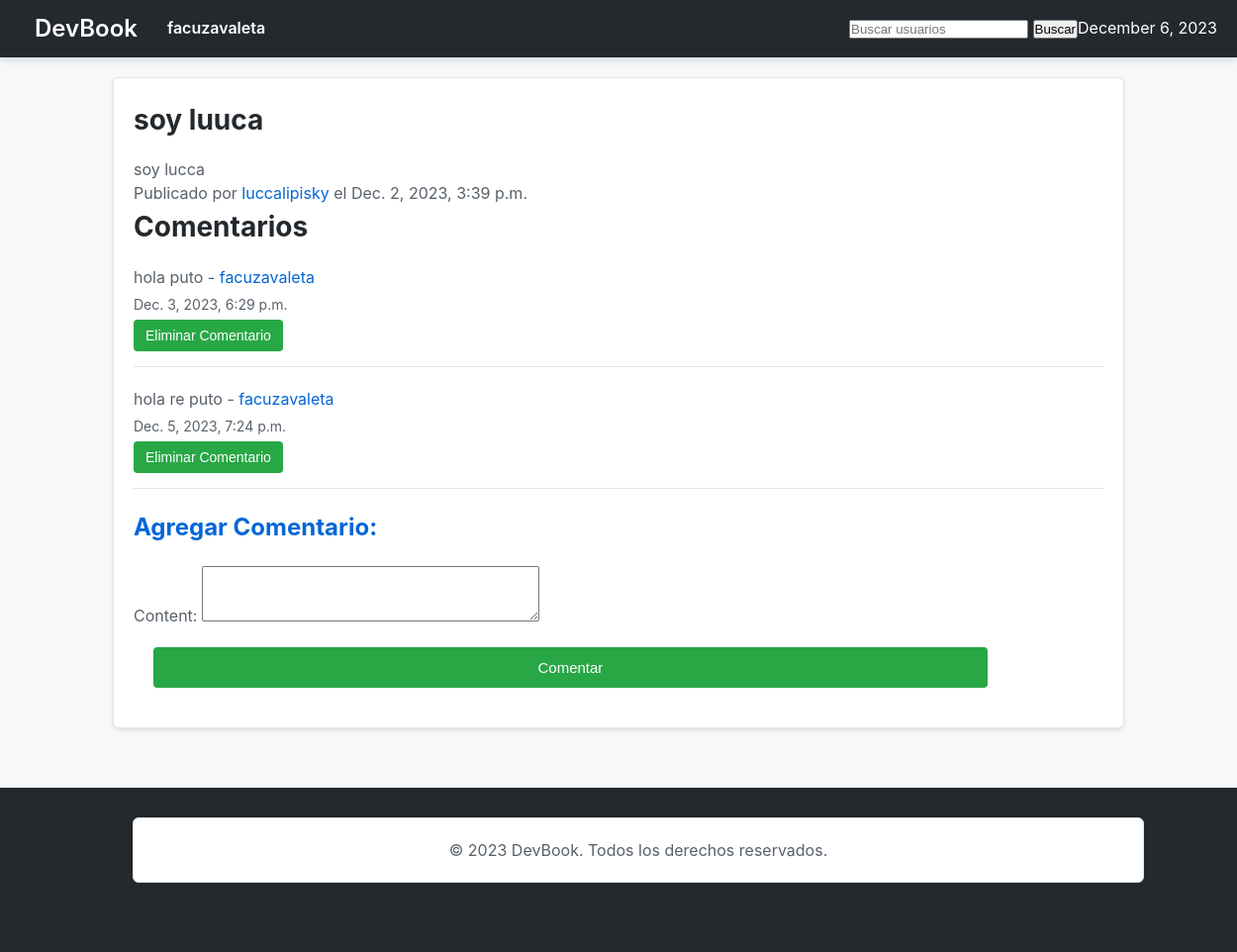
/luccalipisky/posts/1/ (signed in), run on the app's committed database.
### users/models.py (models this page shows, shortened)
class CustomUser(AbstractUser):
    email = models.EmailField(unique=True)
    bio = models.TextField(max_length=500, blank=True)
    image = models.ImageField(upload_to='profile_images/', null=True, blank=True)

### posts/models.py (models this page shows, shortened)
class Post(models.Model):
    title = models.CharField(max_length=255)
    content = models.TextField()
    profile_owner = models.ForeignKey(CustomUser, related_name='profile_owner', on_delete=models.CASCADE)
    posted_by = models.ForeignKey(CustomUser, related_name='posted_by', on_delete=models.CASCADE)
    created_at = models.DateTimeField(auto_now_add=True)

class Comment(models.Model):
    post = models.ForeignKey(Post, on_delete=models.CASCADE)
    user = models.ForeignKey(CustomUser, on_delete=models.CASCADE)
    content = models.TextField()
    created_at = models.DateTimeField(auto_now_add=True)

### posts/views.py (the view)
# urls.py: path('<int:post_id>/', post_detail, name='post_detail'),
@login_required
def post_detail(request, username, post_id):
    user_profile = get_object_or_404(CustomUser, username=username)
    post = get_object_or_404(Post, id=post_id, profile_owner=user_profile)
    comments = Comment.objects.filter(post=post).order_by('created_at')
    if request.method == 'POST':
        comment_form = CommentForm(request.POST)
        if comment_form.is_valid():
            new_comment = comment_form.save(commit=False)
            new_comment.post = post
            new_comment.user = request.user
            new_comment.save()
            return redirect('post_detail', username=username, post_id=post_id)
    else:
        comment_form = CommentForm()
    return render(request, 'posts/post_detail.html', {'post': post, 'comments': comments, 'comment_form': comment_form})

### posts/forms.py
class CommentForm(forms.ModelForm):
    class Meta:
        model = Comment
        fields = ['content']

### devbook/context_processors.py (called while the page is built)
def current_datetime(request):
    return {'current_datetime': datetime.now()}

### posts/templates/posts/post_detail.html (shortened to what this page needs)
{% extends 'base.html' %}
{% block page_content %}
<article class="post-detail">
    <h2>{{ post.title }}</h2>
    <p>{{ post.content }}</p>
    <p class="post-meta">
        Publicado por <a href="{% url 'home' username=post.posted_by.username %}">{{ post.posted_by.username }}</a> el {{ post.created_at }}
    </p>
</article>
<section id="comments-section">
    <h2>Comentarios</h2>
    {% if comments %}
        <ul class="comment-list">
            {% for comment in comments %}
                <li class="comment">
                    <p>{{ comment.content }} - <a href="{% url 'home' username=comment.user.username %}">{{ comment.user.username }}</a></p>
                    <p class="comment-meta">{{ comment.created_at }}</p>
                    {% if comment.user == request.user or post.profile_owner == request.user %}
                        <form method="post" action="{% url 'delete_comment' username=post.profile_owner.username post_id=post.id comment_id=comment.id %}" class="delete-comment-form">
                            <button type="submit" class="delete-comment-btn">Eliminar Comentario</button>
                        </form>
                    {% endif %}
                </li>
            {% endfor %}
        </ul>
    {% else %}
        <p>No hay comentarios</p>
    {% endif %}
</section>
<section id="new-comment-form">
    <h3>Agregar Comentario:</h3>
    <form method="post" action="{% url 'post_detail' username=post.profile_owner.username post_id=post.id %}" class="comment-form">
        {{ comment_form.as_p }}
        <button type="submit" class="comment-btn">Comentar</button>
    </form>
</section>
{% endblock %}

### devbook/templates/base.html (shortened to what this page needs)
<!DOCTYPE html>
<html lang="en">
<head>
    {% load static %}
    <link rel="stylesheet" href="{% static 'css/styles.css' %}">
</head>
<body>
    <nav>
        <div>
            <h1><a href="{% url 'landing' %}">DevBook</a></h1>
            {% if user.is_authenticated %}
                <a href="{% url 'home' username=request.user.username %}">{{ request.user.username }}</a>
            {% endif %}
            <form method="get" action="{% url 'user_search' %}">
                <input type="text" name="q" placeholder="Buscar usuarios">
                <button type="submit">Buscar</button>
            </form>
            <p>{{ current_datetime|date:"F j, Y" }}</p>
        </div>
    </nav>
    <div class="container">
        {% block page_content %}
        {% endblock %}
    </div>
    <footer>
        <div class="container">
            <p>&copy; 2023 DevBook. Todos los derechos reservados.</p>
        </div>
    </footer>
</body>
</html>

### static/css/styles.css (style rules this page uses)
body, h1, h2, h3, p, a, button, form, input { margin: 0; padding: 0; box-sizing: border-box; text-decoration: none; }
body { font-family: -apple-system, BlinkMacSystemFont, 'Segoe UI', Roboto, 'Helvetica Neue', Arial, sans-serif; background-color: #f6f8fa; color: #24292e; line-height: 1.6; }
nav { background-color: #24292e; color: #ffffff; padding: 10px 20px; box-shadow: 0 4px 6px rgba(0, 0, 0, 0.1); }
nav div { display: flex; justify-content: space-between; align-items: center; }
nav div a { color: #ffffff; text-decoration: none; margin: 0 15px; font-weight: 600; }
nav div form { margin-left: auto; }
.container { max-width: 980px; margin: 20px auto; background-color: #ffffff; padding: 20px; border: 1px solid #e1e4e8; border-radius: 6px; box-shadow: 0 2px 4px rgba(0, 0, 0, 0.1); }
.container h2 { font-size: 28px; margin-bottom: 15px; color: #24292e; }
.container h3 { font-size: 24px; color: #0366d6; margin-top: 15px; margin-bottom: 10px; }
.container p { color: #586069; line-height: 1.5; }
.container a { color: #0366d6; text-decoration: none; }
.container button { background-color: #28a745; color: #ffffff; padding: 10px 15px; border: none; border-radius: 4px; cursor: pointer; font-size: 15px; transition: background-color 0.3s ease; }
.container form { margin-top: 20px; }
.container button[type="submit"] { transition: background-color 0.3s ease; }
#comments-section .comment-list { list-style-type: none; padding: 0; }
#comments-section .comment { margin-bottom: 20px; border-bottom: 1px solid #e1e4e8; padding-bottom: 15px; }
#comments-section .comment p { margin: 5px 0; }
#comments-section .comment-meta { color: #586069; font-size: 14px; }
#comments-section .delete-comment-form { display: inline; }
#comments-section .delete-comment-btn { background-color: #28a745; color: #ffffff; padding: 8px 12px; border: none; border-radius: 4px; cursor: pointer; font-size: 14px; transition: background-color 0.3s ease; }
#new-comment-form .comment-form textarea { height: 50px; }
#new-comment-form .comment-btn { background-color: #28a745; color: #ffffff; padding: 12px 18px; transition: background-color 0.3s ease; }
.comment-btn, .code-btn, .enter-btn { background-color: #4caf50; color: white; padding: 10px 15px; border: none; border-radius: 5px; cursor: pointer; text-decoration: none; display: inline-block; }
.comment-btn { width: calc(100% - 14%); background-color: #4caf50; color: white; padding: 15px; border: none; border-radius: 0; cursor: pointer; text-align: center; text-decoration: none; display: block; margin: 20px; transition: background-color 0.3s ease; }
footer { background-color: #24292e; color: #ffffff; padding: 10px 20px; text-align: center; bottom: 0; width: 100%; box-shadow: 0 2px 4px rgba(0, 0, 0, 0.1); }
footer p { margin: 0; }
.container { margin-bottom: 60px; }

### data on the page
CustomUser: user.username "facuzavaleta"
Post: title "soy luuca", content "soy lucca", posted_by.username "luccalipisky", created_at "Dec. 2, 2023, 3:39 p.m."
Comment: content "hola puto", user.username "facuzavaleta", created_at "Dec. 3, 2023, 6:29 p.m.", shows "Eliminar Comentario"
Comment: content "hola re puto", user.username "facuzavaleta", created_at "Dec. 5, 2023, 7:24 p.m.", shows "Eliminar Comentario"
